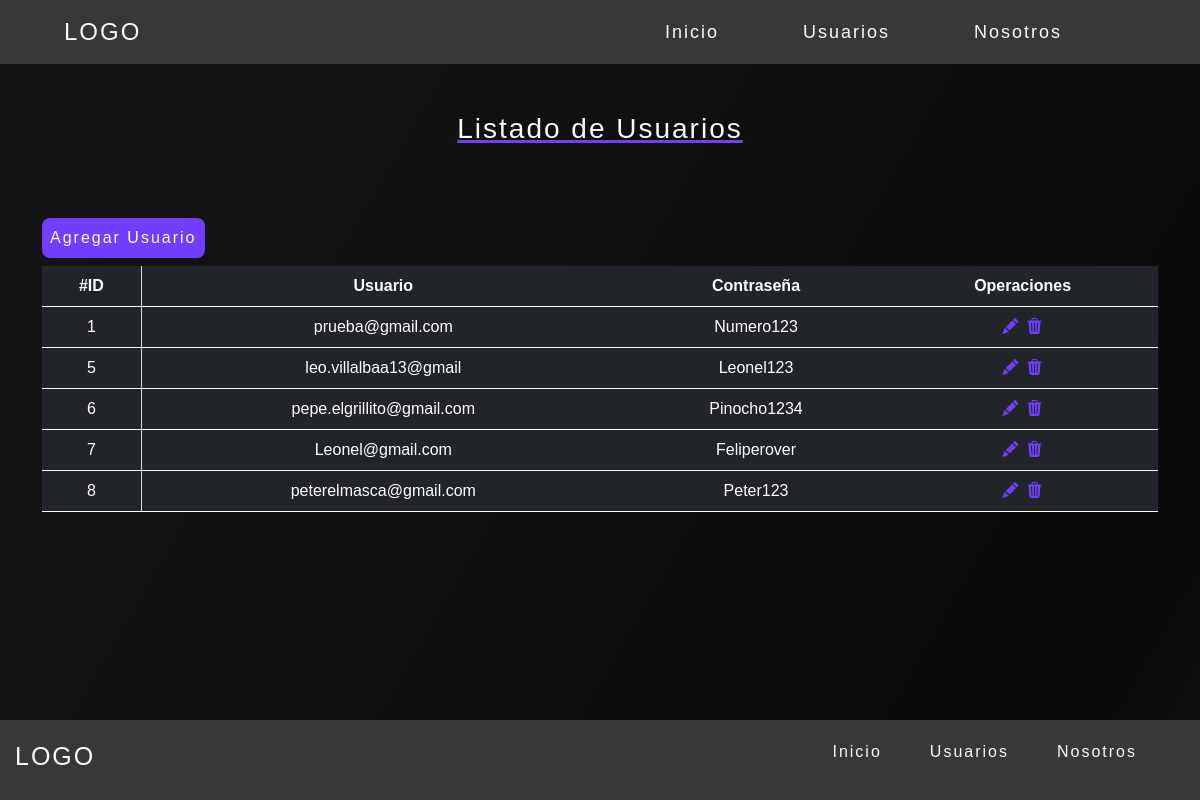
Page /view/tableUser.php on the committed database.
### tables this page shows
CREATE TABLE `usuarios` (
  `idusuario` int(11) NOT NULL,
  `usuario` varchar(50) NOT NULL,
  `clave` varchar(20) NOT NULL
);

### dao/UsuarioDAO.php (called while the page is built, shortened)
<?php
class UsuarioDAO {
    public function listarUsuarios() {
        require_once("../model/Usuario.php");
        $conn = new mysqli($yourHostname, $yourUsername, $yourPassword, $yourDatabase);
        $result=$conn->query("SELECT * FROM usuarios");
        while ($usuario=$result->fetch_assoc()) {
            $usuObj=new Usuario($usuario["idusuario"],$usuario["usuario"],$usuario["clave"]);
            $listUsuObj[]=$usuObj;
        }
        return $listUsuObj;
    }
}
?>

### model/Usuario.php (called while the page is built, shortened)
<?php
class Usuario {
    private $idUsuario;
    private $usuario;
    private $clave;
    function __construct($idUsuario, $usuario, $clave) {
        $this->idUsuario=$idUsuario;
        $this->usuario=$usuario;
        $this->clave=$clave;
    }
    public function getIdUsuario()
    {
        return $this->idUsuario;
    }
    public function getUsuario()
    {
        return $this->usuario;
    }
    public function getClave()
    {
        return $this->clave;
    }
}
?>

### view/tableUser.php (the view, shortened to what this page needs)
<!DOCTYPE html>
<html lang="en">
<head>
    <link href="https://cdn.jsdelivr.net/npm/bootstrap@5.3.0/dist/css/bootstrap.min.css" rel="stylesheet"
>
    <link rel="stylesheet" href="https://cdn.jsdelivr.net/npm/bootstrap-icons@1.10.5/font/bootstrap-icons.css">
    <link rel="stylesheet" href="./inicio.css">
</head>
<body class="body-table">
    <?php
    require_once("./menu.php");
    ?>
    <div class="container mt-5">
        <div>
            <h3 class="text-center text-light letter-spacing titulo">Listado de Usuarios</h3>
        </div>
        <button type="button" class="btn-agregar mb-2" data-bs-toggle="modal" data-bs-target="#addModal">
            Agregar Usuario
        </button>
        <div class="table-responsive">
            <table class="table table-dark border-0">
                <thead>
                    <tr class="text-center ">
                        <th class="border-end">#ID</th>
                        <th>Usuario</th>
                        <th>Contraseña</th>
                        <th>Operaciones</th>
                    </tr>
                </thead>
                <tbody>
                    <?php
                    require_once("../dao/UsuarioDAO.php");
                    require_once("../model/Usuario.php");
                    $usuDAO = new UsuarioDAO();
                    $listUsuObj = $usuDAO->listarUsuarios();
                    foreach ($listUsuObj as $usuObj) {
                        echo "<tr class='text-center'>";
                        echo "<td class='border-end'>";
                        $idUser = $usuObj->getIdUsuario();
                        echo $idUser;
                        echo "</td>";
                        echo "<td>";
                        $user = $usuObj->getUsuario();
                        echo $user;
                        echo "</td>";
                        echo "<td>";
                        $pass = $usuObj->getClave();
                        echo $pass;
                        echo "</td>";
                        echo "<td>";
                        echo "<a href='editUser.php?id=$idUser&mensaje='><i class='bi bi-pencil-fill m-1 color-btn'></i></a>";
                        echo "<a href='#' data-bs-toggle='modal' data-bs-target='#delModal' idUsuario='$idUser' user='$user' ><i class='bi bi-trash3-fill m-1 color-btn'></i></a>";
                        echo "</td>";
                        echo "</tr>";
                    }
                    ?>
                </tbody>
            </table>
        </div>
    </div>
<?php
    require_once("footer.php");
?>
</body>
</html>

### view/menu.php (shortened to what this page needs)
<!DOCTYPE html>
<html lang="en">
<head>
    <link href="https://cdn.jsdelivr.net/npm/bootstrap@5.3.0/dist/css/bootstrap.min.css" rel="stylesheet"
>
    <link rel="stylesheet" href="https://cdn.jsdelivr.net/npm/bootstrap-icons@1.10.5/font/bootstrap-icons.css">
    <link rel="stylesheet" href="inicio.css">
</head>
<body>
    <nav>
        <a href="./inicio.php" title="Logo">LOGO</a>
        <div class="nav" id="nav">
            <div>
                <ul class="menu-links">
                    <li><a href="./inicio.php">Inicio</a></li>
                    <li><a href="./tableUser.php">Usuarios</a></li>
                    <li><a href="./nosotros.php">Nosotros</a></li>
                </ul>
            </div>
        </div>
    </nav>
</body>
</html>

### view/footer.php (shortened to what this page needs)
<!DOCTYPE html>
<html lang="en">
<head>
    <link rel="stylesheet" href="inicio.css">
</head>
<body>
    <footer>
        <div>
            <h3 class="logo-footer">LOGO</h3>
        </div>
        <div>
            <ul class="links-footer">
                <li><a href="inicio.php">Inicio</a></li>
                <li><a href="tableUser.php">Usuarios</a></li>
                <li><a href="nosotros.php">Nosotros</a></li>
            </ul>
        </div>
    </footer>
</body>
</html>

### view/inicio.css (style rules this page uses)
* { box-sizing: border-box; padding: 0; margin: 0; font-family: sans-serif; }
html, body { height: 100%; }
body { background: linear-gradient(300deg,#4a4a4a,#0a0a0a,#151515); background-size: 180% 180%; }
nav { display: flex; justify-content: space-between; align-items: center; width: 100%; height: 4rem; font-size: 18px; padding: 0 4rem; background-color: rgb(56, 56, 56); }
nav > a { font-size: 1.5rem; text-decoration: none; color: #f9f9f9; letter-spacing: 2px; }
.menu-links { display: flex; justify-content: space-between; align-items: center; margin: 0; }
.menu-links > li { list-style: none; margin-right: 4rem; letter-spacing: 2px; }
.menu-links > li > a { text-decoration: none; color: #f9f9f9; position: relative; display: block; padding: 10px; text-decoration: none; transition: all 0.2s; }
.menu-links > li > a::after { content: ''; position: absolute; bottom: 0; left: 0; width: 100%; height: 2px; background-color: #703eff; transform: scaleX(0); transition: transform 0.3s ease-in-out; }
.table { overflow-x: auto; }
.color-btn { color: #703eff; }
.letter-spacing { letter-spacing: 2px; }
.btn-agregar { background-color: #703eff; color: #f9f9f9; letter-spacing: 2px; border: none; border-radius: 8px; padding: 8px; margin-top: 4rem; }
.titulo { text-decoration: underline; text-decoration-color: #703eff; text-decoration-thickness: 3px; }
footer { background-color:rgb(56, 56, 56); position: absolute; bottom: 0; right: 0; color: #f9f9f9; height: 5rem; width: 100%; display: flex; align-items: center; justify-content: space-between; padding: 5px 15px; }
.links-footer { display: flex; justify-content: space-between; align-items: center; }
.links-footer li { margin-right: 3rem; list-style: none; }
.links-footer li a { text-decoration: none; color: #f9f9f9; font-size: 16px; letter-spacing: 2px; transition: .2s; }
.logo-footer { letter-spacing: 2px; font-size: 25px; }

### rows in the picture
usuarios: idusuario "1", usuario "prueba@gmail.com", clave "Numero123"
usuarios: idusuario "5", usuario "leo.villalbaa13@gmail", clave "Leonel123"
usuarios: idusuario "6", usuario "pepe.elgrillito@gmail.com", clave "Pinocho1234"
usuarios: idusuario "7", usuario "Leonel@gmail.com", clave "Feliperover"
usuarios: idusuario "8", usuario "peterelmasca@gmail.com", clave "Peter123"
